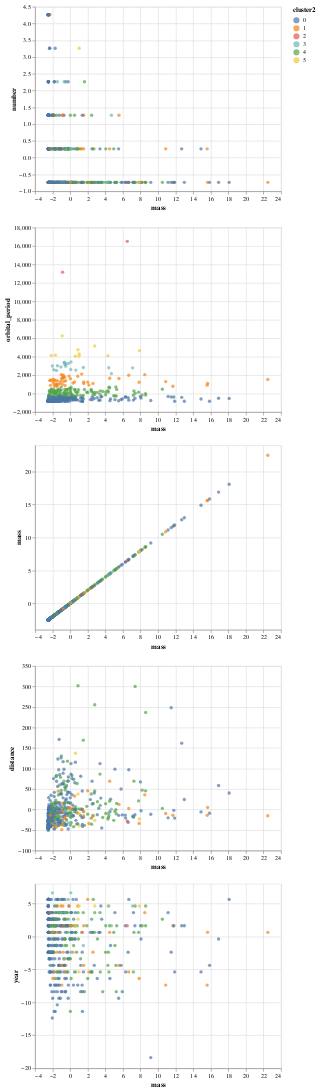

The notebook cell this image was saved under:
### Code cell
alt.vconcat(*chart_list3)

### Figure 1 — Vega-Lite specification as saved in the notebook (floating-point values rounded to 4 significant figures; data arrays with more than 128 entries replaced by an {"elided": "..."} marker saying what was removed)
{"config": {"view": {"continuousWidth": 400, "continuousHeight": 300}}, "vconcat": [{"mark": "circle", "encoding": {"color": {"type": "nominal", "field": "cluster2"}, "x": {"type": "quantitative", "field": "mass"}, "y": {"type": "quantitative", "field": "number"}}}, {"mark": "circle", "encoding": {"color": {"type": "nominal", "field": "cluster2"}, "x": {"type": "quantitative", "field": "mass"}, "y": {"type": "quantitative", "field": "orbital_period"}}}, {"mark": "circle", "encoding": {"color": {"type": "nominal", "field": "cluster2"}, "x": {"type": "quantitative", "field": "mass"}, "y": {"type": "quantitative", "field": "mass"}}}, {"mark": "circle", "encoding": {"color": {"type": "nominal", "field": "cluster2"}, "x": {"type": "quantitative", "field": "mass"}, "y": {"type": "quantitative", "field": "distance"}}}, {"mark": "circle", "encoding": {"color": {"type": "nominal", "field": "cluster2"}, "x": {"type": "quantitative", "field": "mass"}, "y": {"type": "quantitative", "field": "year"}}}], "data": {"name": "data-6fc849942f0223d8b860736beb42e65d"}, "$schema": "https://vega.github.io/schema/vega-lite/v4.8.1.json", "datasets": {"data-6fc849942f0223d8b860736beb42e65d": {"elided": "498 records"}}}
